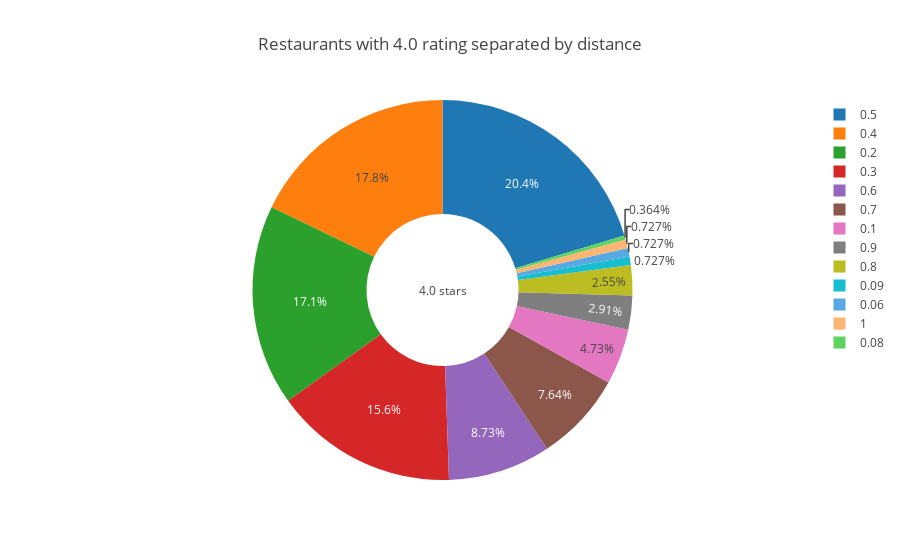

The cell this chart's notebook holds for it:
### Code cell
fig = {
    "data": [
        {
            "values": distances_40_numbers,
            "labels": distances_40_types,
            "name": "Distance",
            "hoverinfo":"label+percent+name",
            "type": "pie",
            "hole": "0.4"
        }
    ],
    "layout": {
        "title": "Restaurants with 4.0 rating separated by distance",
        "annotations": [
            {
                "text":"4.0 stars",
                "showarrow": False,
            }]
    }
}
iplot(fig)

### Figure 1 — Plotly figure (JSON) as saved in the notebook; plotly's stock layout.template omitted (floating-point values rounded to 4 significant figures)
{"data": [{"hole": "0.4", "hoverinfo": "label+percent+name", "labels": [0.09, 0.06, 0.1, 0.2, 0.4, 0.3, 0.08, 0.5, 1, 0.6, 0.7, 0.8, 0.9], "name": "Distance", "type": "pie", "values": [2, 2, 13, 47, 49, 43, 1, 56, 2, 24, 21, 7, 8]}], "layout": {"annotations": [{"showarrow": false, "text": "4.0 stars"}], "title": "Restaurants with 4.0 rating separated by distance"}}
